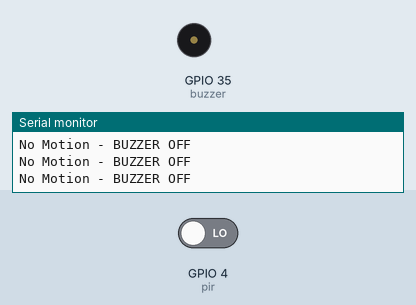
Recording of a sketch running on a simulated ESP32. On the bench: buzzer (waves = sounding, pin HIGH), the last lines printed to the serial monitor. Inputs (shaded band) come from the test bench; at power-on: GPIO 4 (pir) LOW.

Above: at 2.8 s.
2.9 s: GPIO 4 (pir) driven HIGH
At 3.4 s:
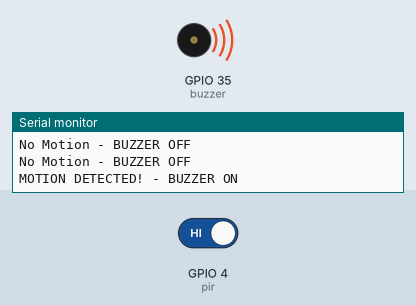
4.5 s: GPIO 4 (pir) driven LOW
At 6.1 s:
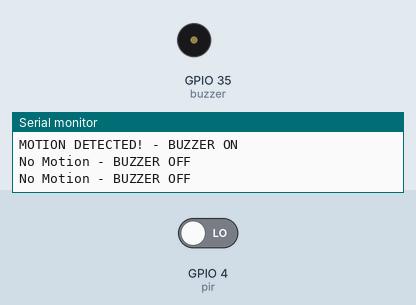
Timing chart, 0 to 7.6 s (numbered marks = the images above; inputs shaded):
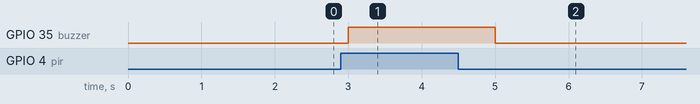

The sketch:

PIRSesnor.ino
```cpp
int pir = 4;
int buzzer = 35;

void setup() {

  Serial.begin(9600);

  pinMode(pir, INPUT);
  pinMode(buzzer, OUTPUT);

  digitalWrite(buzzer, LOW);
}

void loop() {

  int value = digitalRead(pir);

  if (value == HIGH) {

    digitalWrite(buzzer, HIGH);
    Serial.println("MOTION DETECTED! - BUZZER ON");

  }
  else {

    digitalWrite(buzzer, LOW);
    Serial.println("No Motion - BUZZER OFF");

  }

  delay(1000);
}
```

Measured:
- after the input at 2.9 s, GPIO 35 (buzzer): LOW → HIGH after 0.10 s
- after the input at 4.5 s, GPIO 35 (buzzer): HIGH → LOW after 0.50 s
